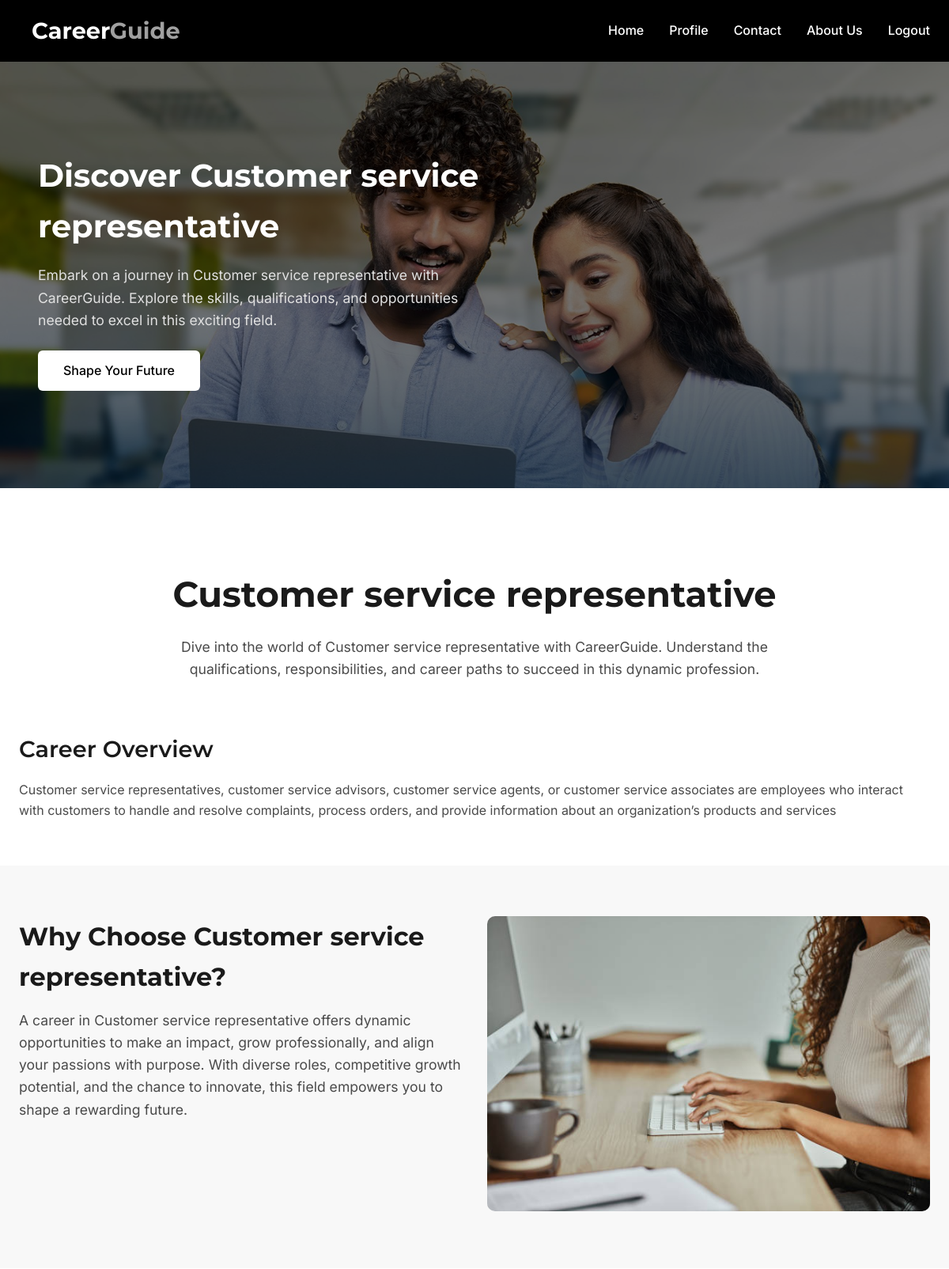
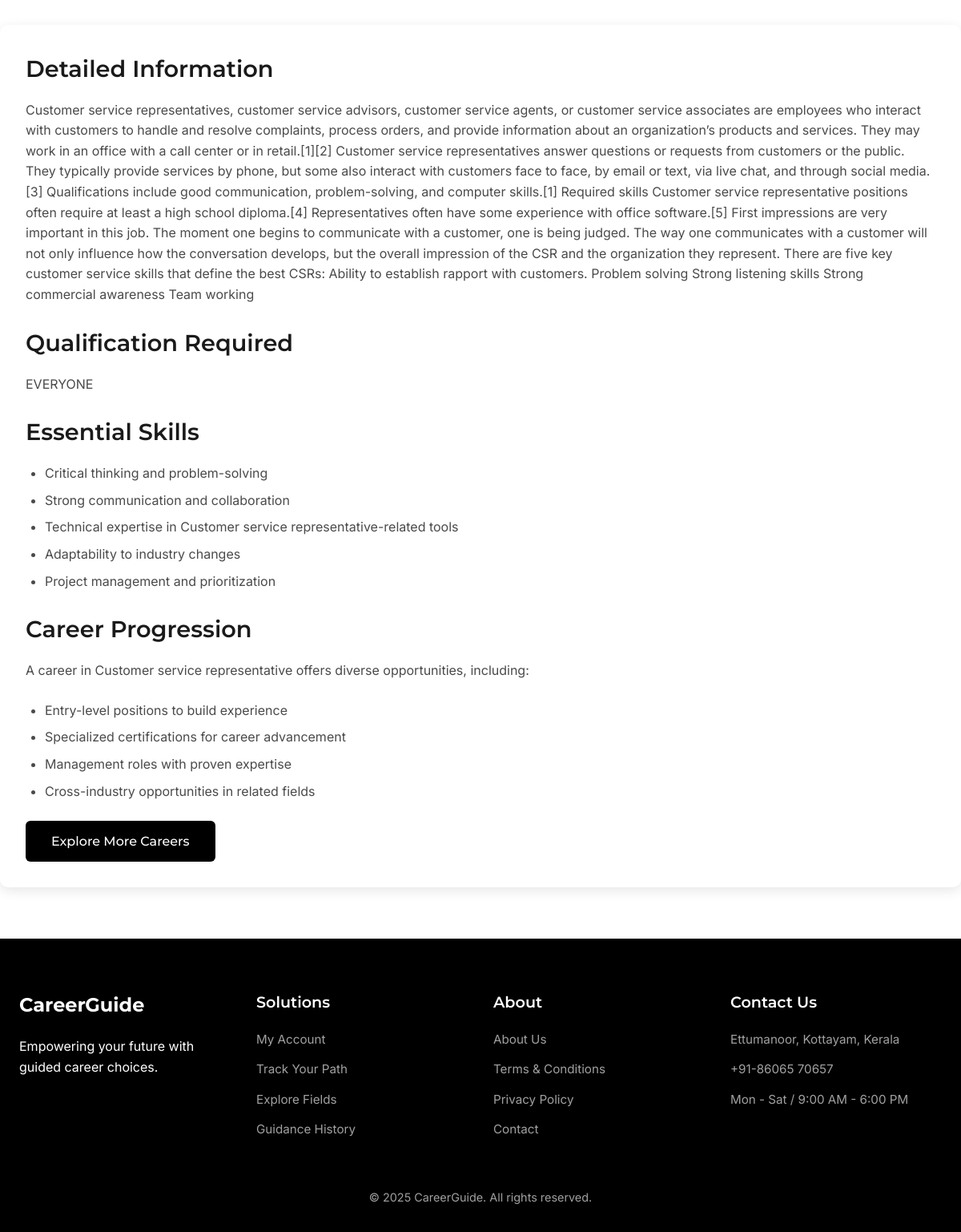
The app's page /details/5/ (signed in) with its own data (2 pictures, top to bottom).
### project_app/models.py (models this page shows, shortened)
class Career(models.Model):
      INTERESTED_CHOICES = [
        ('Job', 'Job'),
        ('Study', 'Study'),
    ]
      qualification=models.ForeignKey(Qualification, on_delete=models.CASCADE)
      subject = models.ForeignKey(Subject, on_delete=models.CASCADE)
      title = models.CharField(max_length=100)
      description = models.TextField()
      maindescription = models.TextField()
      interested = models.CharField(max_length=20, choices=INTERESTED_CHOICES, null=True, blank=True)

class Qualification(models.Model):
    name=models.CharField(max_length=50)

### project_app/views.py (the view)
# urls.py: path('details/<int:product_id>/', views.details, name='details'),
@login_required(login_url='userlogin')
def details(request, product_id):
    career = get_object_or_404(Career, pk=product_id)
    return render(request, 'details.html', {'career': career})

### templates/details.html (shortened to what this page needs)
{% load static %}
<!DOCTYPE html>
<html lang="en">
<head>
    <link rel="stylesheet" href="{% static 'css/details.css' %}">
    <link rel="stylesheet" href="https://cdnjs.cloudflare.com/ajax/libs/font-awesome/4.7.0/css/font-awesome.min.css">
</head>
<body>
    <nav>
        <div class="container nav-container">
            <div class="logo">Career<span>Guide</span></div>
            <div class="nav-links">
                <a href="{% url 'index' %}" title="Home">Home</a>
                <a href="{% url 'profile' %}" title="Profile">Profile</a>
                <a href="{% url 'contact' %}" title="Contact">Contact</a>
                <a href="{% url 'about' %}" title="About">About Us</a>
                {% if user.is_authenticated %}
                <a href="{% url 'logout' %}" title="Logout">Logout</a>
                {% else %}
                <a href="{% url 'userlogin' %}" title="Login">Login</a>
                {% endif %}
            </div>
        </div>
    </nav>
    <section class="hero-image">
        <div class="image-overlay">
            <div class="image-text">
                <h2>Discover {{ career.title }}</h2>
                <p>Embark on a journey in {{ career.title }} with CareerGuide. Explore the skills, qualifications, and
                    opportunities needed to excel in this exciting field.</p>
                <a href="{% url 'profile' %}" class="btn">Shape Your Future</a>
            </div>
        </div>
    </section>
    <div class="container details-container">
        <h1>{{ career.title }}</h1>
        <p class="details-intro">
            Dive into the world of {{ career.title }} with CareerGuide. Understand the qualifications, responsibilities,
            and career paths to succeed in this dynamic profession.
        </p>
        <div class="details-card overview">
            <h2>Career Overview</h2>
            <p>{{ career.description }}</p>
        </div>
        <section class="why-choose-career">
            <div class="container why-choose-container">
                <div class="why-choose-text">
                    <h2>Why Choose {{ career.title }}?</h2>
                    <p>A career in {{ career.title }} offers dynamic opportunities to make an impact, grow
                        professionally, and align your passions with purpose. With diverse roles, competitive growth
                        potential, and the chance to innovate, this field empowers you to shape a rewarding future.</p>
                </div>
                <div class="why-choose-image">
                    <img src="{% static 'images/istockphoto-1437822922-612x612.jpg' %}"
                        alt="{{ career.title }} Career Illustration">
                </div>
            </div>
        </section>
        <div class="details-card">
            <h2>Detailed Information</h2>
            <p>{{ career.maindescription }}</p>
            <h2>Qualification Required</h2>
            <p>{{ career.qualification.name }}</p>
            <h2>Essential Skills</h2>
            <ul>
                <li>Critical thinking and problem-solving</li>
                <li>Strong communication and collaboration</li>
                <li>Technical expertise in {{ career.title }}-related tools</li>
                <li>Adaptability to industry changes</li>
                <li>Project management and prioritization</li>
            </ul>
            <h2>Career Progression</h2>
            <p>A career in {{ career.title }} offers diverse opportunities, including:</p>
            <ul>
                <li>Entry-level positions to build experience</li>
                <li>Specialized certifications for career advancement</li>
                <li>Management roles with proven expertise</li>
                <li>Cross-industry opportunities in related fields</li>
            </ul>
            <a href="{% url 'index' %}" class="btn">Explore More Careers</a>
        </div>
    </div>
    <footer class="footer">
        <div class="container">
            <div class="footer-container">
                <div class="foot-column">
                    <h3>CareerGuide</h3>
                    <p>Empowering your future with guided career choices.</p>
                </div>
                <div class="foot-column">
                    <h4>Solutions</h4>
                    <ul>
                        <li><a href="#">My Account</a></li>
                        <li><a href="#">Track Your Path</a></li>
                        <li><a href="#">Explore Fields</a></li>
                        <li><a href="#">Guidance History</a></li>
                    </ul>
                </div>
                <div class="foot-column">
                    <h4>About</h4>
                    <ul>
                        <li><a href="{% url 'about' %}">About Us</a></li>
                        <li><a href="#">Terms & Conditions</a></li>
                        <li><a href="#">Privacy Policy</a></li>
                        <li><a href="{% url 'contact' %}">Contact</a></li>
                    </ul>
                </div>
                <div class="foot-column">
                    <h4>Contact Us</h4>
                    <ul>
                        <li>Ettumanoor, Kottayam, Kerala</li>
                        <li><a href="tel:+918606570657">+91-86065 70657</a></li>
                        <li>Mon - Sat / 9:00 AM - 6:00 PM</li>
                    </ul>
                </div>
            </div>
            <div class="footer-bottom">
                <p>© 2025 CareerGuide. All rights reserved.</p>
            </div>
        </div>
    </footer>
</body>
</html>

### static/css/details.css (style rules this page uses)
* { margin: 0; padding: 0; box-sizing: border-box; }
html, body { width: 100%; overflow-x: hidden; font-family: 'Inter', sans-serif; background: #ffffff; color: #272525; line-height: 1.6; }
.container { width: 100%; max-width: 100%; padding: 0; margin: 0; }
nav { background: #000000; padding: 1rem 0; position: fixed; top: 0; width: 100%; z-index: 1000; }
.nav-container { display: flex; justify-content: space-between; align-items: center; max-width: 1280px; margin: 0 auto; padding: 0 1.5rem; }
.logo { font-family: 'Montserrat', sans-serif; font-size: 1.8rem; font-weight: 700; color: #ffffff; padding-left: 1rem; }
.logo span { color: #a0a0a0; }
.nav-links { display: flex; gap: 2rem; margin-left: auto; }
.nav-links a { color: #ffffff; text-decoration: none; font-size: 1rem; font-weight: 500; transition: color 0.3s ease; }
.hero-image { width: 100%; height: 550px; background: url('../images/WebsiteBanner-Career.jpg') no-repeat center center/cover; position: relative; margin-top: 4.2rem; }
.image-overlay { background: rgba(0, 0, 0, 0.5); width: 100%; height: 100%; display: flex; align-items: center; }
.image-text { max-width: 600px; margin-left: 2rem; color: #ffffff; padding: 1rem; }
.image-text h2 { font-family: 'Montserrat', sans-serif; font-size: 2.5rem; font-weight: 700; margin-bottom: 1rem; }
.image-text p { font-size: 1.1rem; margin-bottom: 1.5rem; color: #e0e0e0; }
.image-text .btn { display: inline-block; background: #ffffff; color: #000000; padding: 0.8rem 2rem; border-radius: 6px; text-decoration: none; font-weight: 500; transition: background 0.3s ease, color 0.3s ease; }
.details-container { padding: 2rem 0; background: #ffffff; padding-top: calc(2rem + 4.2rem); }
.details-container h1 { font-family: 'Montserrat', sans-serif; font-size: 2.8rem; font-weight: 700; text-align: center; margin-bottom: 1rem; color: #1a1a1a; }
.details-intro { font-size: 1.1rem; text-align: center; max-width: 800px; margin: 0 auto 2rem; color: #4a4a4a; padding: 0 1.5rem; }
.details-card { background: #ffffff; margin: 2rem 0; padding: 2rem; border-radius: 10px; box-shadow: 0 4px 15px rgba(0, 0, 0, 0.1); }
.details-card.overview { width: 100%; max-width: 100%; margin: 0; padding: 2rem 1.5rem; border-radius: 0; box-shadow: none; }
.details-card h2 { font-family: 'Montserrat', sans-serif; font-size: 1.8rem; font-weight: 600; color: #1a1a1a; margin-bottom: 1rem; }
.details-card p { font-size: 1rem; color: #4a4a4a; margin-bottom: 1.5rem; }
.details-card ul { list-style-type: disc; margin-left: 1.5rem; color: #4a4a4a; margin-bottom: 1.5rem; }
.details-card ul li { font-size: 1rem; margin-bottom: 0.5rem; }
.details-card .btn { display: inline-block; background: #000000; color: #ffffff; padding: 0.8rem 2rem; border-radius: 6px; text-decoration: none; font-weight: 500; font-family: 'Montserrat', sans-serif; transition: background 0.3s ease; }
.why-choose-career { background: #f8f8f8; padding: 4rem 0; }
.why-choose-container { display: flex; flex-wrap: wrap; gap: 2rem; max-width: 1280px; margin: 0 auto; padding: 0 1.5rem; }
.why-choose-text { flex: 1; min-width: 300px; }
.why-choose-text h2 { font-family: 'Montserrat', sans-serif; font-size: 2rem; font-weight: 700; color: #1a1a1a; margin-bottom: 1rem; }
.why-choose-text p { font-size: 1.1rem; color: #4a4a4a; }
.why-choose-image { flex: 1; min-width: 300px; }
.why-choose-image img { width: 100%; height: auto; border-radius: 10px; object-fit: cover; }
.footer { background: #000000; color: #ffffff; padding: 4rem 0 2rem; }
.footer-container { display: grid; grid-template-columns: repeat(auto-fit, minmax(220px, 1fr)); gap: 2rem; max-width: 1280px; margin: 0 auto; padding: 0 1.5rem; }
.foot-column h3 { font-family: 'Montserrat', sans-serif; font-size: 1.5rem; font-weight: 700; color: #ffffff; margin-bottom: 1.2rem; }
.foot-column h4 { font-family: 'Montserrat', sans-serif; font-size: 1.2rem; font-weight: 600; color: #ffffff; margin-bottom: 1.2rem; }
.foot-column ul { list-style: none; }
.foot-column ul li { margin-bottom: 0.8rem; font-size: 0.95rem; color: #a0a0a0; }
.foot-column ul li a { color: #a0a0a0; text-decoration: none; transition: color 0.3s ease; }
.footer-bottom { text-align: center; margin-top: 3rem; font-size: 0.9rem; color: #a0a0a0; padding: 0 1.5rem; }

### records on screen
Career: title "Customer service representative", description "Customer service representatives, customer service advisors, customer service agents, or customer service associates are employees who interact with customers to handle and resolve complaints, process orders, and provide information about an organization’s products and services", maindescription "Customer service representatives, customer service advisors, customer service agents, or customer service associates are employees who interact with customers to handle and resolve complaints, process orders, and provide information about an organization’s products and services. They may work in an office with a call center or in retail.[1][2] Customer service representatives answer questions or requests from customers or the public. They typically provide services by phone, but some also interact with customers face to face, by email or text, via live chat, and through social media.[3] Qualifications include good communication, problem-solving, and computer skills.[1] Required skills…", qualification.name "EVERYONE"
